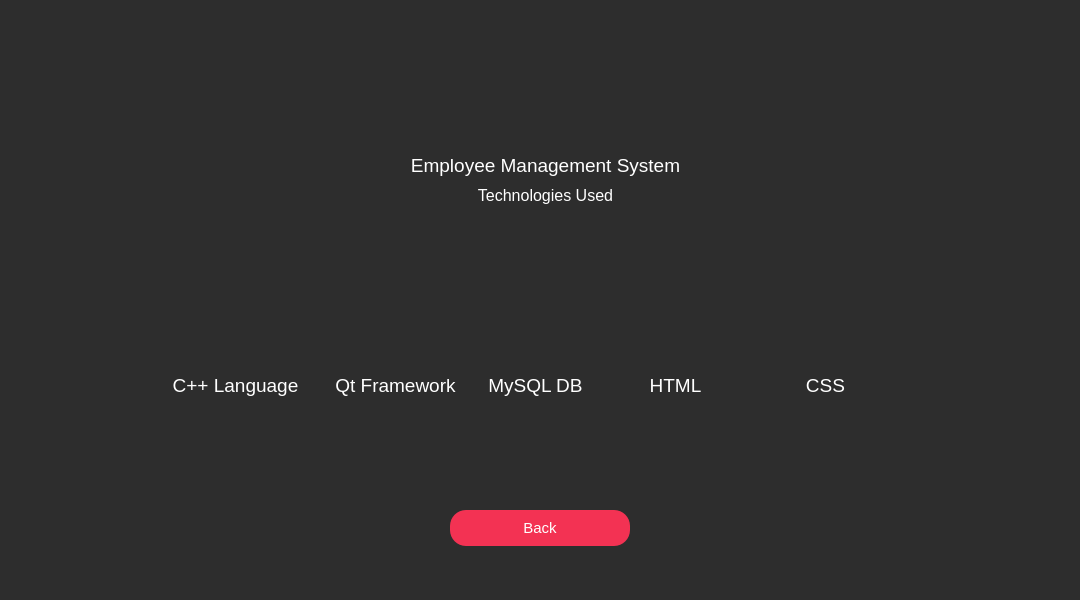
<?xml version="1.0" encoding="UTF-8"?>
<ui version="4.0">
 <class>TechUsed</class>
 <widget class="QWidget" name="TechUsed">
  <property name="geometry">
   <rect>
    <x>0</x>
    <y>0</y>
    <width>1080</width>
    <height>600</height>
   </rect>
  </property>
  <property name="windowTitle">
   <string>Form</string>
  </property>
  <property name="styleSheet">
   <string notr="true">#TechUsed
{
	background:#2D2D2D;
}</string>
  </property>
  <widget class="QPushButton" name="pushButton">
   <property name="geometry">
    <rect>
     <x>450</x>
     <y>510</y>
     <width>180</width>
     <height>36</height>
    </rect>
   </property>
   <property name="font">
    <font>
     <pointsize>11</pointsize>
    </font>
   </property>
   <property name="styleSheet">
    <string notr="true">#pushButton
{
	border:none;
	background:#F33253;
	color:white;
	border-radius:16px;
}

#pushButton:hover
{
	border:2px solid #F33253;
	background:#2D2D2D;
	color:#F33253;
	border-radius:16px;
}</string>
   </property>
   <property name="text">
    <string>Back</string>
   </property>
  </widget>
  <widget class="QLabel" name="label_6">
   <property name="geometry">
    <rect>
     <x>310</x>
     <y>0</y>
     <width>460</width>
     <height>191</height>
    </rect>
   </property>
   <property name="text">
    <string/>
   </property>
   <property name="pixmap">
    <pixmap resource="resources.qrc">:/Images/Corporate Management.png</pixmap>
   </property>
   <property name="scaledContents">
    <bool>true</bool>
   </property>
  </widget>
  <widget class="QLabel" name="label_3">
   <property name="geometry">
    <rect>
     <x>830</x>
     <y>0</y>
     <width>250</width>
     <height>250</height>
    </rect>
   </property>
   <property name="text">
    <string/>
   </property>
   <property name="pixmap">
    <pixmap resource="resources.qrc">:/Images/top_right.png</pixmap>
   </property>
   <property name="scaledContents">
    <bool>true</bool>
   </property>
  </widget>
  <widget class="QLabel" name="label">
   <property name="geometry">
    <rect>
     <x>0</x>
     <y>0</y>
     <width>250</width>
     <height>250</height>
    </rect>
   </property>
   <property name="text">
    <string/>
   </property>
   <property name="pixmap">
    <pixmap resource="resources.qrc">:/Images/top_left.png</pixmap>
   </property>
   <property name="scaledContents">
    <bool>true</bool>
   </property>
  </widget>
  <widget class="QLabel" name="label_2">
   <property name="geometry">
    <rect>
     <x>180</x>
     <y>250</y>
     <width>115</width>
     <height>115</height>
    </rect>
   </property>
   <property name="text">
    <string/>
   </property>
   <property name="pixmap">
    <pixmap resource="resources.qrc">:/Images/cpp.png</pixmap>
   </property>
  </widget>
  <widget class="QLabel" name="label_4">
   <property name="geometry">
    <rect>
     <x>330</x>
     <y>250</y>
     <width>115</width>
     <height>115</height>
    </rect>
   </property>
   <property name="text">
    <string/>
   </property>
   <property name="pixmap">
    <pixmap resource="resources.qrc">:/Images/qt.png</pixmap>
   </property>
  </widget>
  <widget class="QLabel" name="label_5">
   <property name="geometry">
    <rect>
     <x>630</x>
     <y>250</y>
     <width>115</width>
     <height>115</height>
    </rect>
   </property>
   <property name="text">
    <string/>
   </property>
   <property name="pixmap">
    <pixmap resource="resources.qrc">:/Images/html.png</pixmap>
   </property>
  </widget>
  <widget class="QLabel" name="label_7">
   <property name="geometry">
    <rect>
     <x>480</x>
     <y>260</y>
     <width>115</width>
     <height>94</height>
    </rect>
   </property>
   <property name="text">
    <string/>
   </property>
   <property name="pixmap">
    <pixmap resource="resources.qrc">:/Images/mysql.png</pixmap>
   </property>
   <property name="scaledContents">
    <bool>true</bool>
   </property>
  </widget>
  <widget class="QLabel" name="label_8">
   <property name="geometry">
    <rect>
     <x>780</x>
     <y>250</y>
     <width>115</width>
     <height>115</height>
    </rect>
   </property>
   <property name="text">
    <string/>
   </property>
   <property name="pixmap">
    <pixmap resource="resources.qrc">:/Images/css.png</pixmap>
   </property>
  </widget>
  <widget class="QLabel" name="label_9">
   <property name="geometry">
    <rect>
     <x>160</x>
     <y>370</y>
     <width>151</width>
     <height>31</height>
    </rect>
   </property>
   <property name="font">
    <font>
     <pointsize>14</pointsize>
    </font>
   </property>
   <property name="text">
    <string>&lt;html&gt;&lt;head/&gt;&lt;body&gt;&lt;p align=&quot;center&quot;&gt;&lt;span style=&quot; color:#ffffff;&quot;&gt;C++ Language&lt;/span&gt;&lt;/p&gt;&lt;/body&gt;&lt;/html&gt;</string>
   </property>
  </widget>
  <widget class="QLabel" name="label_10">
   <property name="geometry">
    <rect>
     <x>320</x>
     <y>370</y>
     <width>151</width>
     <height>31</height>
    </rect>
   </property>
   <property name="font">
    <font>
     <pointsize>14</pointsize>
    </font>
   </property>
   <property name="text">
    <string>&lt;html&gt;&lt;head/&gt;&lt;body&gt;&lt;p align=&quot;center&quot;&gt;&lt;span style=&quot; color:#ffffff;&quot;&gt;Qt Framework&lt;/span&gt;&lt;/p&gt;&lt;/body&gt;&lt;/html&gt;</string>
   </property>
  </widget>
  <widget class="QLabel" name="label_11">
   <property name="geometry">
    <rect>
     <x>460</x>
     <y>370</y>
     <width>151</width>
     <height>31</height>
    </rect>
   </property>
   <property name="font">
    <font>
     <pointsize>14</pointsize>
    </font>
   </property>
   <property name="text">
    <string>&lt;html&gt;&lt;head/&gt;&lt;body&gt;&lt;p align=&quot;center&quot;&gt;&lt;span style=&quot; color:#ffffff;&quot;&gt;MySQL DB&lt;/span&gt;&lt;/p&gt;&lt;/body&gt;&lt;/html&gt;</string>
   </property>
  </widget>
  <widget class="QLabel" name="label_12">
   <property name="geometry">
    <rect>
     <x>600</x>
     <y>370</y>
     <width>151</width>
     <height>31</height>
    </rect>
   </property>
   <property name="font">
    <font>
     <pointsize>14</pointsize>
    </font>
   </property>
   <property name="text">
    <string>&lt;html&gt;&lt;head/&gt;&lt;body&gt;&lt;p align=&quot;center&quot;&gt;&lt;span style=&quot; color:#ffffff;&quot;&gt;HTML&lt;/span&gt;&lt;/p&gt;&lt;/body&gt;&lt;/html&gt;</string>
   </property>
  </widget>
  <widget class="QLabel" name="label_13">
   <property name="geometry">
    <rect>
     <x>750</x>
     <y>370</y>
     <width>151</width>
     <height>31</height>
    </rect>
   </property>
   <property name="font">
    <font>
     <pointsize>14</pointsize>
    </font>
   </property>
   <property name="text">
    <string>&lt;html&gt;&lt;head/&gt;&lt;body&gt;&lt;p align=&quot;center&quot;&gt;&lt;span style=&quot; color:#ffffff;&quot;&gt;CSS&lt;/span&gt;&lt;/p&gt;&lt;/body&gt;&lt;/html&gt;</string>
   </property>
  </widget>
  <widget class="QLabel" name="label_14">
   <property name="geometry">
    <rect>
     <x>390</x>
     <y>150</y>
     <width>311</width>
     <height>31</height>
    </rect>
   </property>
   <property name="font">
    <font>
     <pointsize>14</pointsize>
    </font>
   </property>
   <property name="text">
    <string>&lt;html&gt;&lt;head/&gt;&lt;body&gt;&lt;p align=&quot;center&quot;&gt;&lt;span style=&quot; color:#ffffff;&quot;&gt;Employee Management System&lt;/span&gt;&lt;/p&gt;&lt;/body&gt;&lt;/html&gt;</string>
   </property>
  </widget>
  <widget class="QLabel" name="label_15">
   <property name="geometry">
    <rect>
     <x>390</x>
     <y>180</y>
     <width>311</width>
     <height>31</height>
    </rect>
   </property>
   <property name="font">
    <font>
     <pointsize>12</pointsize>
    </font>
   </property>
   <property name="text">
    <string>&lt;html&gt;&lt;head/&gt;&lt;body&gt;&lt;p align=&quot;center&quot;&gt;&lt;span style=&quot; color:#ffffff;&quot;&gt;Technologies Used&lt;/span&gt;&lt;/p&gt;&lt;/body&gt;&lt;/html&gt;</string>
   </property>
  </widget>
 </widget>
 <resources>
  <include location="resources.qrc"/>
 </resources>
 <connections/>
</ui>
